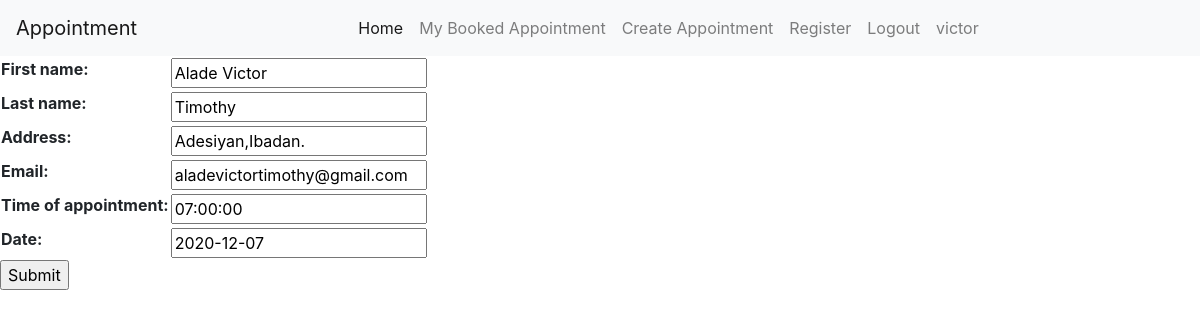
/record/appointment/27/update/ (signed in), run on the app's committed database.
### record/models.py (models this page shows, shortened)
class CreateAppointment(models.Model):
    first_name = models.CharField(max_length=30)
    last_name = models.CharField(max_length=30)
    address = models.CharField(max_length=30)
    email = models.EmailField('email', blank=True)
    time_of_appointment = models.TimeField()
    date = models.DateField()

### record/views.py (the view)
# urls.py: path('appointment/<int:pk>/update/', views.CreateAppointmentUpdate.as_view(), name='appointment-update'),
class CreateAppointmentUpdate(UpdateView):
    model = CreateAppointment
    fields = '__all__'

### templates/record/createappointment_form.html (shortened to what this page needs)
{% extends "base_generic.html" %}
{% block content %}
  <form action="" method="post">
    <table>
    {{ form.as_table }}
    </table>
    <input type="submit" value="Submit">
  </form>
{% endblock %}

### templates/base_generic.html (shortened to what this page needs)
<!DOCTYPE html>
<html lang="en">
<head>
  <link rel="stylesheet" href="https://maxcdn.bootstrapcdn.com/bootstrap/4.0.0/css/bootstrap.min.css">
  {% load static %}
  <link rel="stylesheet" type="text/css" href="{% static 'css/style.css' %}">
</head>
      <nav class="navbar navbar-expand-lg navbar-light bg-light">
        <a class="navbar-brand" href="{%url 'index'%}">Appointment</a>
        <div class="collapse navbar-collapse justify-content-center" id="navbarNav">
          <ul class="navbar-nav">
            <li class="nav-item active">
              <a class="nav-link" href="{% url 'index' %}">Home <span class="sr-only">(current)</span></a>
            </li>
            <li>
              <a   class="nav-link"href="{% url 'my-appointment'%}">My Booked Appointment</a>
            </li>
            <li>
              <a   class="nav-link"href="{% url 'appointment-create'%}">Create Appointment</a>
            </li>
            <li>
              <a   class="nav-link"href="{% url 'register'%}">Register</a>
            </li>
            {% if user.is_authenticated %}
              <li><a   class="nav-link"href="{% url 'logout'%}?next={{request.path}}">Logout</a></li>
              <li class="nav-item"><a class="nav-link" href=""> {{ user.get_username }}</a></li>
          {% else %}
            <li class="nav-item"><a class="nav-link" href="{% url 'login'%}?next={{request.path}}">Login</a></li>
          {% endif %}
          </ul>
        </div>
      </nav>
      {% block content %}{% endblock %}
</body>
</html>

### data on the page
CreateAppointment: first_name "Alade Victor", last_name "Timothy", address "Adesiyan,Ibadan.", email "aladevictortimothy@gmail.com", time_of_appointment "07:00:00", date "2020-12-07"

### other printed values
{{ user.get_username }} "victor"
